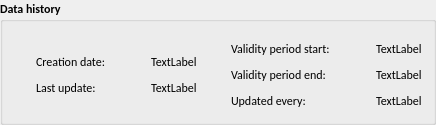
          <widget class="QGroupBox" name="grp_history">
           <property name="sizePolicy">
            <sizepolicy hsizetype="Preferred" vsizetype="Fixed">
             <horstretch>0</horstretch>
             <verstretch>0</verstretch>
            </sizepolicy>
           </property>
           <property name="minimumSize">
            <size>
             <width>0</width>
             <height>0</height>
            </size>
           </property>
           <property name="maximumSize">
            <size>
             <width>16777215</width>
             <height>150</height>
            </size>
           </property>
           <property name="font">
            <font>
             <family>Calibri</family>
             <pointsize>9</pointsize>
             <weight>75</weight>
             <bold>true</bold>
            </font>
           </property>
           <property name="title">
            <string>Data history</string>
           </property>
           <layout class="QGridLayout" name="gridLayout_5">
            <item row="0" column="1" rowspan="3" colspan="2">
             <widget class="Line" name="vert_separator">
              <property name="sizePolicy">
               <sizepolicy hsizetype="Fixed" vsizetype="Fixed">
                <horstretch>0</horstretch>
                <verstretch>0</verstretch>
               </sizepolicy>
              </property>
              <property name="orientation">
               <enum>Qt::Vertical</enum>
              </property>
             </widget>
            </item>
            <item row="1" column="0" rowspan="2">
             <layout class="QVBoxLayout" name="verticalLayout_14">
              <item>
               <layout class="QGridLayout" name="gridLayout_9">
                <item row="1" column="5">
                 <widget class="QLabel" name="val_data_update">
                  <property name="font">
                   <font>
                    <family>Calibri</family>
                    <pointsize>9</pointsize>
                    <weight>50</weight>
                    <bold>false</bold>
                   </font>
                  </property>
                  <property name="text">
                   <string>TextLabel</string>
                  </property>
                 </widget>
                </item>
                <item row="0" column="3">
                 <spacer name="horiz_spacer_data_update">
                  <property name="orientation">
                   <enum>Qt::Horizontal</enum>
                  </property>
                  <property name="sizeHint" stdset="0">
                   <size>
                    <width>13</width>
                    <height>20</height>
                   </size>
                  </property>
                 </spacer>
                </item>
                <item row="0" column="5">
                 <widget class="QLabel" name="val_data_crea">
                  <property name="font">
                   <font>
                    <family>Calibri</family>
                    <pointsize>9</pointsize>
                    <weight>50</weight>
                    <bold>false</bold>
                   </font>
                  </property>
                  <property name="text">
                   <string>TextLabel</string>
                  </property>
                 </widget>
                </item>
                <item row="0" column="1">
                 <widget class="QLabel" name="ico_data_crea">
                  <property name="minimumSize">
                   <size>
                    <width>16</width>
                    <height>16</height>
                   </size>
                  </property>
                  <property name="maximumSize">
                   <size>
                    <width>16</width>
                    <height>16</height>
                   </size>
                  </property>
                  <property name="text">
                   <string/>
                  </property>
                  <property name="pixmap">
                   <pixmap resource="../../resources.qrc">:/plugins/Isogeo/resources/results/sort-datacreated.svg</pixmap>
                  </property>
                  <property name="scaledContents">
                   <bool>true</bool>
                  </property>
                  <property name="alignment">
                   <set>Qt::AlignCenter</set>
                  </property>
                 </widget>
                </item>
                <item row="1" column="3">
                 <spacer name="horizontalSpacer">
                  <property name="orientation">
                   <enum>Qt::Horizontal</enum>
                  </property>
                  <property name="sizeHint" stdset="0">
                   <size>
                    <width>40</width>
                    <height>20</height>
                   </size>
                  </property>
                 </spacer>
                </item>
                <item row="1" column="1">
                 <widget class="QLabel" name="ico_data_update">
                  <property name="minimumSize">
                   <size>
                    <width>16</width>
                    <height>16</height>
                   </size>
                  </property>
                  <property name="maximumSize">
                   <size>
                    <width>16</width>
                    <height>16</height>
                   </size>
                  </property>
                  <property name="text">
                   <string/>
                  </property>
                  <property name="pixmap">
                   <pixmap resource="../../resources.qrc">:/plugins/Isogeo/resources/results/sort-datamodified.svg</pixmap>
                  </property>
                  <property name="scaledContents">
                   <bool>true</bool>
                  </property>
                  <property name="alignment">
                   <set>Qt::AlignCenter</set>
                  </property>
                 </widget>
                </item>
                <item row="0" column="2">
                 <widget class="QLabel" name="lbl_data_crea">
                  <property name="font">
                   <font>
                    <family>Calibri</family>
                    <pointsize>9</pointsize>
                    <weight>50</weight>
                    <bold>false</bold>
                   </font>
                  </property>
                  <property name="text">
                   <string>Creation date:</string>
                  </property>
                 </widget>
                </item>
                <item row="1" column="2">
                 <widget class="QLabel" name="lbl_data_update">
                  <property name="font">
                   <font>
                    <family>Calibri</family>
                    <pointsize>9</pointsize>
                    <weight>50</weight>
                    <bold>false</bold>
                   </font>
                  </property>
                  <property name="text">
                   <string>Last update:</string>
                  </property>
                 </widget>
                </item>
               </layout>
              </item>
             </layout>
            </item>
            <item row="1" column="2" rowspan="2">
             <layout class="QVBoxLayout" name="verticalLayout_15">
              <item>
               <layout class="QGridLayout" name="gridLayout_11">
                <item row="2" column="2">
                 <spacer name="horizontalSpacer_3">
                  <property name="orientation">
                   <enum>Qt::Horizontal</enum>
                  </property>
                  <property name="sizeHint" stdset="0">
                   <size>
                    <width>40</width>
                    <height>20</height>
                   </size>
                  </property>
                 </spacer>
                </item>
                <item row="1" column="0">
                 <widget class="QLabel" name="ico_valid_end">
                  <property name="minimumSize">
                   <size>
                    <width>16</width>
                    <height>16</height>
                   </size>
                  </property>
                  <property name="maximumSize">
                   <size>
                    <width>16</width>
                    <height>16</height>
                   </size>
                  </property>
                  <property name="text">
                   <string/>
                  </property>
                  <property name="pixmap">
                   <pixmap resource="../../resources.qrc">:/plugins/Isogeo/resources/metadata/calendar-times-o.svg</pixmap>
                  </property>
                  <property name="scaledContents">
                   <bool>true</bool>
                  </property>
                  <property name="alignment">
                   <set>Qt::AlignCenter</set>
                  </property>
                 </widget>
                </item>
                <item row="1" column="3">
                 <widget class="QLabel" name="val_valid_end">
                  <property name="font">
                   <font>
                    <family>Calibri</family>
                    <pointsize>9</pointsize>
                    <weight>50</weight>
                    <bold>false</bold>
                   </font>
                  </property>
                  <property name="text">
                   <string>TextLabel</string>
                  </property>
                 </widget>
                </item>
                <item row="0" column="0">
                 <widget class="QLabel" name="ico_valid_start">
                  <property name="minimumSize">
                   <size>
                    <width>16</width>
                    <height>16</height>
                   </size>
                  </property>
                  <property name="maximumSize">
                   <size>
                    <width>16</width>
                    <height>16</height>
                   </size>
                  </property>
                  <property name="text">
                   <string/>
                  </property>
                  <property name="pixmap">
                   <pixmap resource="../../resources.qrc">:/plugins/Isogeo/resources/calendar-check-o.svg</pixmap>
                  </property>
                  <property name="scaledContents">
                   <bool>true</bool>
                  </property>
                  <property name="alignment">
                   <set>Qt::AlignCenter</set>
                  </property>
                 </widget>
                </item>
                <item row="0" column="1">
                 <widget class="QLabel" name="lbl_valid_start">
                  <property name="font">
                   <font>
                    <family>Calibri</family>
                    <pointsize>9</pointsize>
                    <weight>50</weight>
                    <bold>false</bold>
                   </font>
                  </property>
                  <property name="text">
                   <string>Validity period start:</string>
                  </property>
                 </widget>
                </item>
                <item row="0" column="3">
                 <widget class="QLabel" name="val_valid_start">
                  <property name="font">
                   <font>
                    <family>Calibri</family>
                    <pointsize>9</pointsize>
                    <weight>50</weight>
                    <bold>false</bold>
                   </font>
                  </property>
                  <property name="text">
                   <string>TextLabel</string>
                  </property>
                 </widget>
                </item>
                <item row="1" column="1">
                 <widget class="QLabel" name="lbl_valid_end">
                  <property name="font">
                   <font>
                    <family>Calibri</family>
                    <pointsize>9</pointsize>
                    <weight>50</weight>
                    <bold>false</bold>
                   </font>
                  </property>
                  <property name="text">
                   <string>Validity period end:</string>
                  </property>
                 </widget>
                </item>
                <item row="1" column="2">
                 <spacer name="horiz_spacer_valid_end">
                  <property name="orientation">
                   <enum>Qt::Horizontal</enum>
                  </property>
                  <property name="sizeHint" stdset="0">
                   <size>
                    <width>28</width>
                    <height>20</height>
                   </size>
                  </property>
                 </spacer>
                </item>
                <item row="0" column="2">
                 <spacer name="horiz_spacer_valid_start">
                  <property name="orientation">
                   <enum>Qt::Horizontal</enum>
                  </property>
                  <property name="sizeHint" stdset="0">
                   <size>
                    <width>13</width>
                    <height>20</height>
                   </size>
                  </property>
                 </spacer>
                </item>
                <item row="2" column="1">
                 <widget class="QLabel" name="lbl_frequency">
                  <property name="font">
                   <font>
                    <family>Calibri</family>
                    <pointsize>9</pointsize>
                    <weight>50</weight>
                    <bold>false</bold>
                   </font>
                  </property>
                  <property name="text">
                   <string>Updated every:</string>
                  </property>
                 </widget>
                </item>
                <item row="2" column="0">
                 <widget class="QLabel" name="ico_frequency">
                  <property name="minimumSize">
                   <size>
                    <width>16</width>
                    <height>16</height>
                   </size>
                  </property>
                  <property name="maximumSize">
                   <size>
                    <width>16</width>
                    <height>16</height>
                   </size>
                  </property>
                  <property name="font">
                   <font>
                    <family>Calibri</family>
                    <pointsize>9</pointsize>
                    <weight>50</weight>
                    <bold>false</bold>
                   </font>
                  </property>
                  <property name="text">
                   <string/>
                  </property>
                  <property name="pixmap">
                   <pixmap resource="../../resources.qrc">:/plugins/Isogeo/resources/refresh.svg</pixmap>
                  </property>
                  <property name="scaledContents">
                   <bool>true</bool>
                  </property>
                  <property name="alignment">
                   <set>Qt::AlignCenter</set>
                  </property>
                 </widget>
                </item>
                <item row="2" column="3">
                 <widget class="QLabel" name="val_frequency">
                  <property name="font">
                   <font>
                    <family>Calibri</family>
                    <pointsize>9</pointsize>
                    <weight>50</weight>
                    <bold>false</bold>
                   </font>
                  </property>
                  <property name="text">
                   <string>TextLabel</string>
                  </property>
                 </widget>
                </item>
               </layout>
              </item>
             </layout>
            </item>
           </layout>
           <zorder>vert_separator</zorder>
           <zorder></zorder>
           <zorder></zorder>
          </widget>
